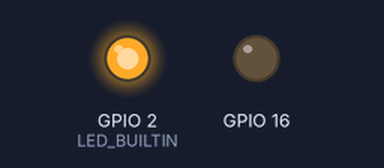
The sketch below on a simulated ESP8266 (NodeMCU). On the bench: output pins drawn as LEDs (lit = HIGH, except the on-board LED, lit = LOW). WiFi joins after 1.5 s; servers stay silent unless stated; what the sketch prints to the serial monitor is not drawn.

Above: at 0.1 s.
At 1.6 s:
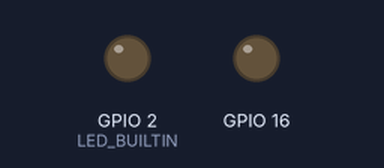
At 2.1 s:
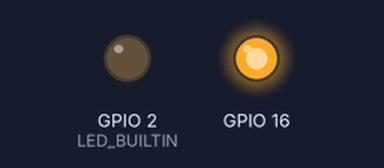
Timing chart, 0 to 3.6 s (numbered marks = the images above):
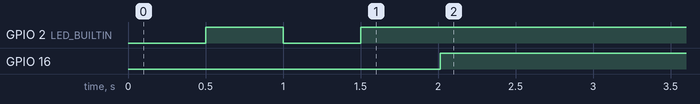

The sketch:

STA_broadcast.ino
```cpp
//nodemcu : STA_broadcast
#include <ESP8266WiFi.h>
#include <WiFiUdp.h>
#define HIGH 0
#define LOW 1

const char *ssid = "UDP_TEST"; //local wifi 이름 선언
const char *pass = "password"; //local wifi 비밀번호 선언

IPAddress broadcastIP(192,168,4,255); //local wifi ip주소 선언
unsigned int localPort = 8266; //포트번호 선언

WiFiUDP udp; //wifi udp통신 시작

void setup(){
    pinMode(16, OUTPUT);
    pinMode(LED_BUILTIN, OUTPUT);

    Serial.begin(9600);
    Serial.println();
    WiFi.begin(ssid, pass); //STAION(단말기)모드로 선언하여 해당 핫스팟에 접속
    Serial.println("");
  while (WiFi.status() != WL_CONNECTED) {
    digitalWrite(LED_BUILTIN, HIGH);
    delay(500);
    Serial.print(".");
    digitalWrite(LED_BUILTIN, LOW);
    delay(500);
    Serial.print(".");
  }
  Serial.println("");
  Serial.print("Connected to ");
  Serial.println(ssid);
  Serial.print("IP address: ");
  Serial.println(WiFi.localIP());
  Serial.println("Starting UDP");
  udp.begin(localPort);
  Serial.print("port: ");
  Serial.println(udp.localPort());

}
void loop(){

    udp.parsePacket();

    int data = udp.read(); //wifi로 수신된 값을 변수에 저장

    if(data == 0)
       digitalWrite(16, HIGH); //수신된 값이 송신한 값과 일치한다면 'ON'
    else
       digitalWrite(16, LOW); //수신이 안된 상황 혹은 송신중 발생한 에러값을 받으면 'OFF'
    Serial.println(data);

    delay(100);

}
```

Measured:
- by itself, GPIO 16: LOW → HIGH at 2.0 s
